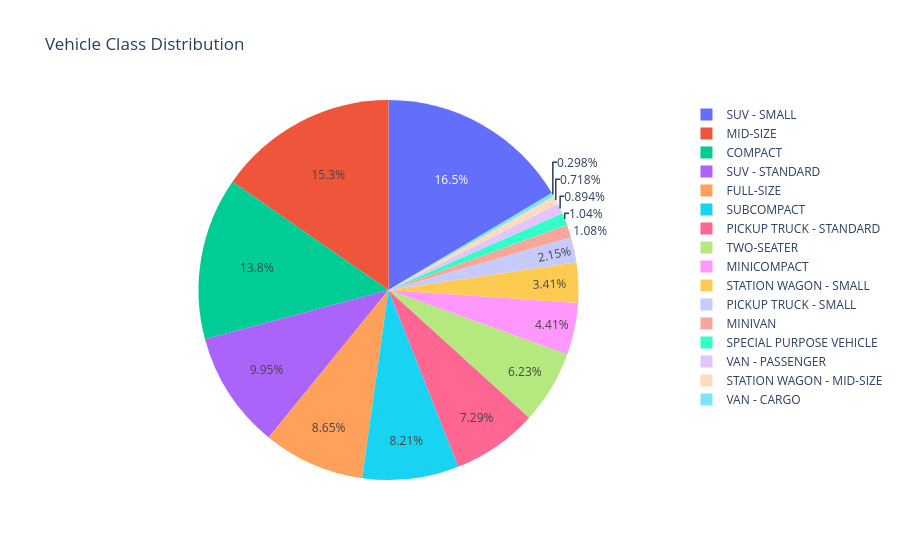

The notebook cell saved with this chart:
### Code cell
transmission_distr = df['vehicle_class'].value_counts().reset_index(name='count')
transmission_distr.columns = ['vehicle_class', 'count']  # Make sure this matches your DataFrame columns

fig = px.pie(transmission_distr, values='count', names='vehicle_class', title="Vehicle Class Distribution")
fig.show()

### Figure 1 — Plotly figure (JSON) as saved in the notebook; plotly's stock layout.template omitted (floating-point values rounded to 4 significant figures)
{"data": [{"domain": {"x": [0, 1], "y": [0, 1]}, "hovertemplate": "vehicle_class=%{label}<br>count=%{value}<extra></extra>", "labels": ["SUV - SMALL", "MID-SIZE", "COMPACT", "SUV - STANDARD", "FULL-SIZE", "SUBCOMPACT", "PICKUP TRUCK - STANDARD", "TWO-SEATER", "MINICOMPACT", "STATION WAGON - SMALL", "PICKUP TRUCK - SMALL", "MINIVAN", "SPECIAL PURPOSE VEHICLE", "VAN - PASSENGER", "STATION WAGON - MID-SIZE", "VAN - CARGO"], "legendgroup": "", "name": "", "showlegend": true, "type": "pie", "values": [1217, 1133, 1022, 735, 639, 606, 538, 460, 326, 252, 159, 80, 77, 66, 53, 22]}], "layout": {"autosize": true, "legend": {"tracegroupgap": 0}, "title": {"text": "Vehicle Class Distribution"}}}
